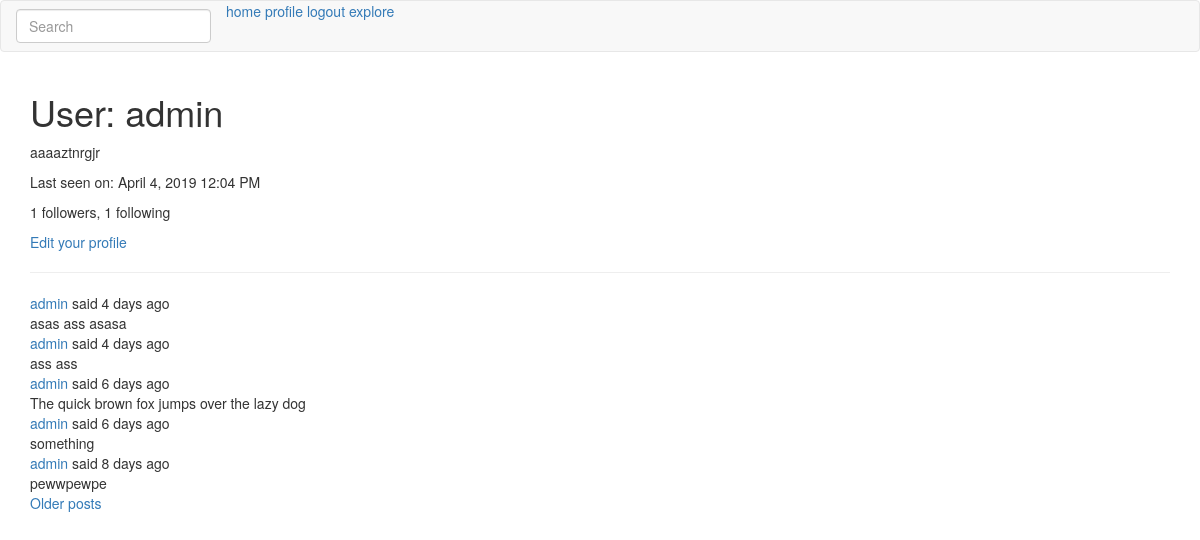
/user/admin (signed in), run on an earlier commit of the app's database.
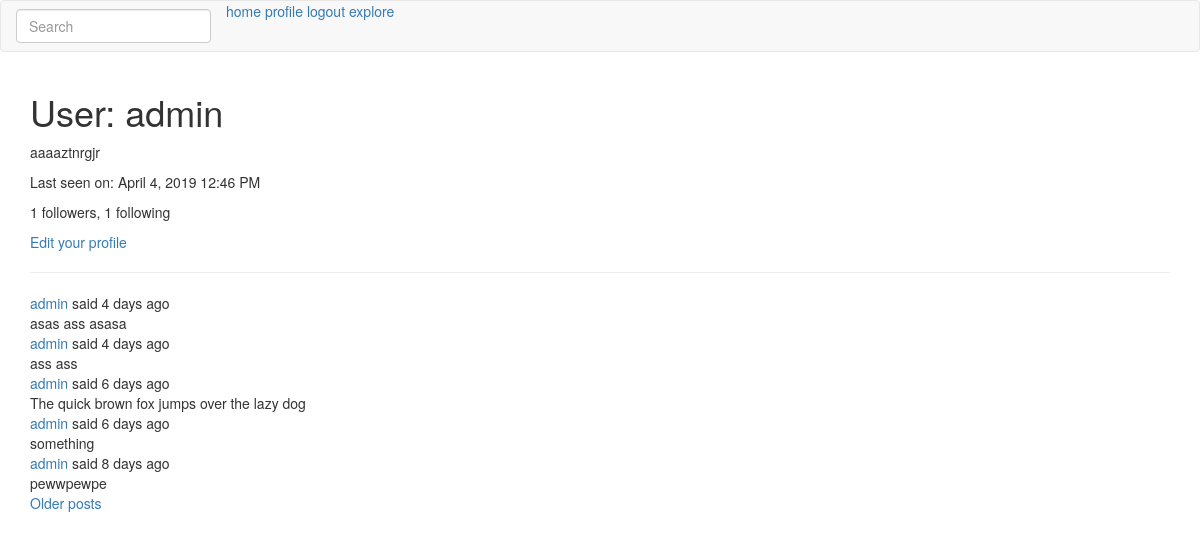
And on a later commit of the database.
### app/main/models.py (models this page shows, shortened)
class User(UserMixin, db.Model):
	id = db.Column(db.Integer, primary_key=True)
	username = db.Column(db.String(64), index=True, unique=True)
	email = db.Column(db.String(120), index=True, unique=True)
	password_hash = db.Column(db.String(128))
	posts = db.relationship('Post', backref='author', lazy='dynamic')
	about_me = db.Column(db.String(140))
	last_seen = db.Column(db.DateTime, default=datetime.utcnow)
	followed = db.relationship(
		'User',
		secondary = followers,
		primaryjoin = (followers.c.follower_id == id),
		secondaryjoin = (followers.c.followed_id == id),
		backref = db.backref('followers', lazy='dynamic'),
		lazy = 'dynamic'
	)
	@login.user_loader
	def load_user(id):
		return User.query.get(int(id))

class SearchableMixin(object):
	@classmethod
	def before_commit(cls, session):
		session._changes = {
			'add': list(session.new),
			'update': list(session.dirty),
			'delete': list(session.deleted)
		}
	@classmethod
	def after_commit(cls, session):
		for obj in session._changes['add']:
			if isinstance(obj, SearchableMixin):
				add_to_index(obj.__tablename__, obj)
		for obj in session._changes['update']:
			if isinstance(obj, SearchableMixin):
				add_to_index(obj.__tablename__, obj)
		for obj in session._changes['delete']:
			if isinstance(obj, SearchableMixin):
				remove_from_index(obj.__tablename__, obj)

class Post(SearchableMixin, db.Model):
	__searchable__ = ['body']
	id = db.Column(db.Integer, primary_key=True)
	body = db.Column(db.String(140))
	timestamp = db.Column(db.DateTime, index=True, default=datetime.utcnow)
	user_id = db.Column(db.Integer, db.ForeignKey('user.id'))
	language = db.Column(db.String(5))

### app/main/routes.py (the view)
@bp.route('/user/<username>')
@login_required
def user(username):
	user = User.query.filter_by(username=username).first_or_404()
	page = request.args.get('page', 1, type=int)
	posts = user.posts.order_by(Post.timestamp.desc()).paginate(
		page, current_app.config['POSTS_PER_PAGE'], False)
	next_url = url_for('main.user', username=user.username, page=posts.next_num) \
		if posts.has_next else None
	prev_url = url_for('main.user', username=user.username, page=posts.prev_num) \
		if posts.has_prev else None
	return render_template('user.html', user=user, posts=posts.items,
						   next_url=next_url, prev_url=prev_url)

### app/main/forms.py
class SearchForm(FlaskForm):
	q = StringField(_l('Search'), validators=[DataRequired()])
	def __init__(self, *args, **kwargs):
		if 'formdata' not in kwargs:
			kwargs['formdata'] = request.args
		if 'csrf_enabled' not in kwargs:
			kwargs['csrf_enabled'] = False
		super(SearchForm, self).__init__(*args, **kwargs)

### app/main/routes.py (called while the page is built)
@bp.before_request
def before_request():
	if current_user.is_authenticated:
		current_user.last_seen = datetime.utcnow()
		db.session.commit()
		g.search_form = SearchForm()
	g.locale = str(get_locale())

### app/templates/user.html (shortened to what this page needs)
{% extends "base.html" %}
{% block app_content %}
    <h1>{{ _('User: %(username)s', username=user.username) }}</h1>
	{% if user.about_me %}<p>{{ user.about_me }}</p>{% endif %}
	{% if user.last_seen %}<p>{{ _('Last seen on: %(seen)s', seen=moment(user.last_seen).format('LLL')) }}</p>{% endif %}
	<p>{{ _('%(followers)i followers, %(following)i following', followers=user.followers.count(), following=user.followed.count()) }}</p>
	{% if user == current_user %}
        <p><a href="{{ url_for('main.edit_profile') }}">{{ _('Edit your profile') }}</a></p>
        {% elif not current_user.is_following(user) %}
        <p><a href="{{ url_for('main.follow', username=user.username) }}">{{ _('Follow') }}</a></p>
        {% else %}
        <p><a href="{{ url_for('main.unfollow', username=user.username) }}">{{ _('Unfollow') }}</a></p>
        {% endif %}
    <hr>
    {% for post in posts %}
		{% include '_post.html' %}
    {% endfor %}
    {% if next_url %}
    <a href="{{ next_url }}">{{ _('Older posts') }}</a>
    {% endif %}
{% endblock %}

### app/templates/base.html (shortened to what this page needs)
{% extends 'bootstrap/base.html' %}
{% block navbar %}
	<nav class="navbar navbar-default">
		<a href="{{ url_for('main.index') }}">{{ _('home') }}</a>
		{% if current_user.is_anonymous %}
		<a href="{{ url_for('auth.login') }}">{{ _('login') }}</a>
		{% else %}
		<a href="{{ url_for('main.user', username=current_user.username) }}">{{ _('profile') }}</a>
		<a href="{{ url_for('auth.logout') }}">{{ _('logout') }}</a>
		{% endif %}
		<a href="{{ url_for('main.explore') }}">{{ _('explore') }}</a>
		{% if g.search_form %}
		<form class="navbar-form navbar-left" method="get" action="{{ url_for('main.search') }}">
			<div class="form-group">
				{{ g.search_form.q(size=20, class='form-control', placeholder=g.search_form.q.label.text) }}
			</div>
		</form>
		{% endif %}
	</nav>
{% endblock %}
{% block content %}
	<div class="container">
		{% block app_content %}{% endblock %}
	</div>
{% endblock %}

### app/templates/_post.html (shortened to what this page needs)
<table>
	<tr>
		<td>
		{{ _('%(username)s said %(when)s', username=user_link, when=moment(post.timestamp).fromNow()) }}
		<br>
		<span id="post{{ post.id }}">{{ post.body }}</span>
		</td>
	</tr>
</table>

What changed in the data, as far as the page shows it:
changed User "User: admin": last_seen "Last seen on: April 4, 2019 12:04 PM" → "Last seen on: April 4, 2019 12:46 PM"
